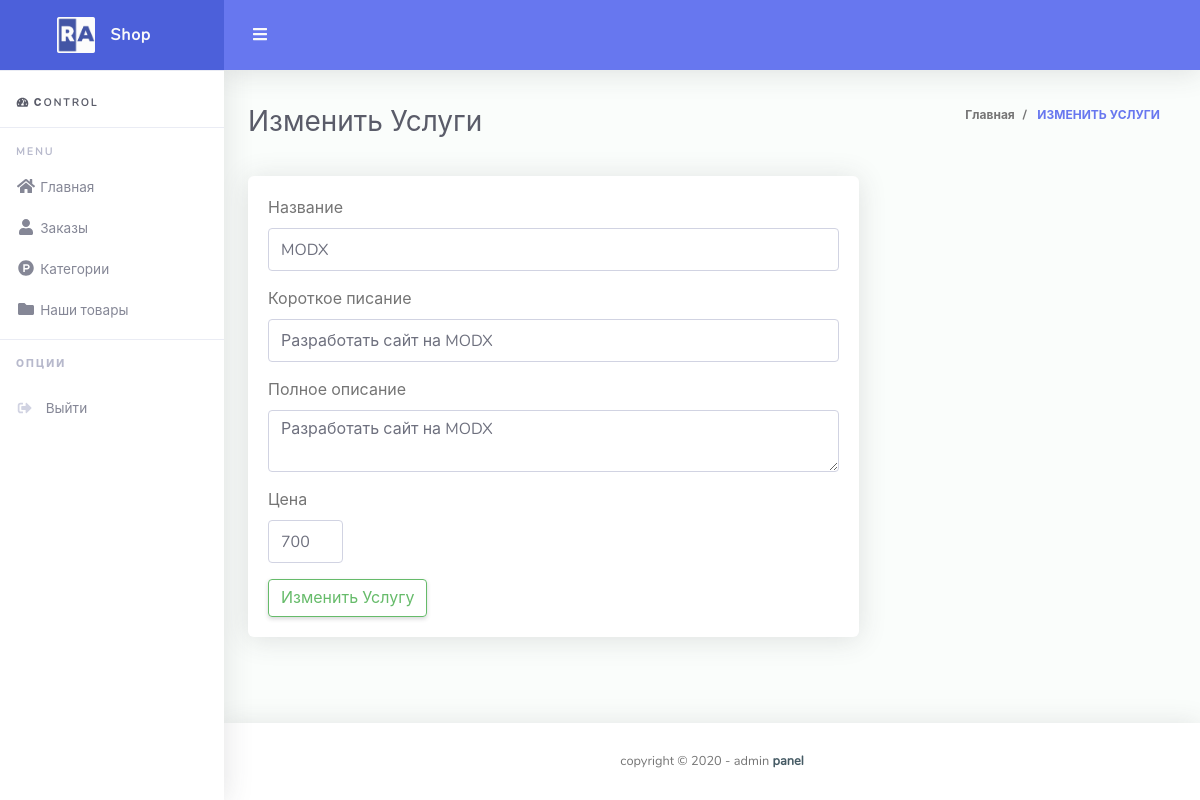
The app's page /admin/options/services/edit_service.php?id=1, older data.
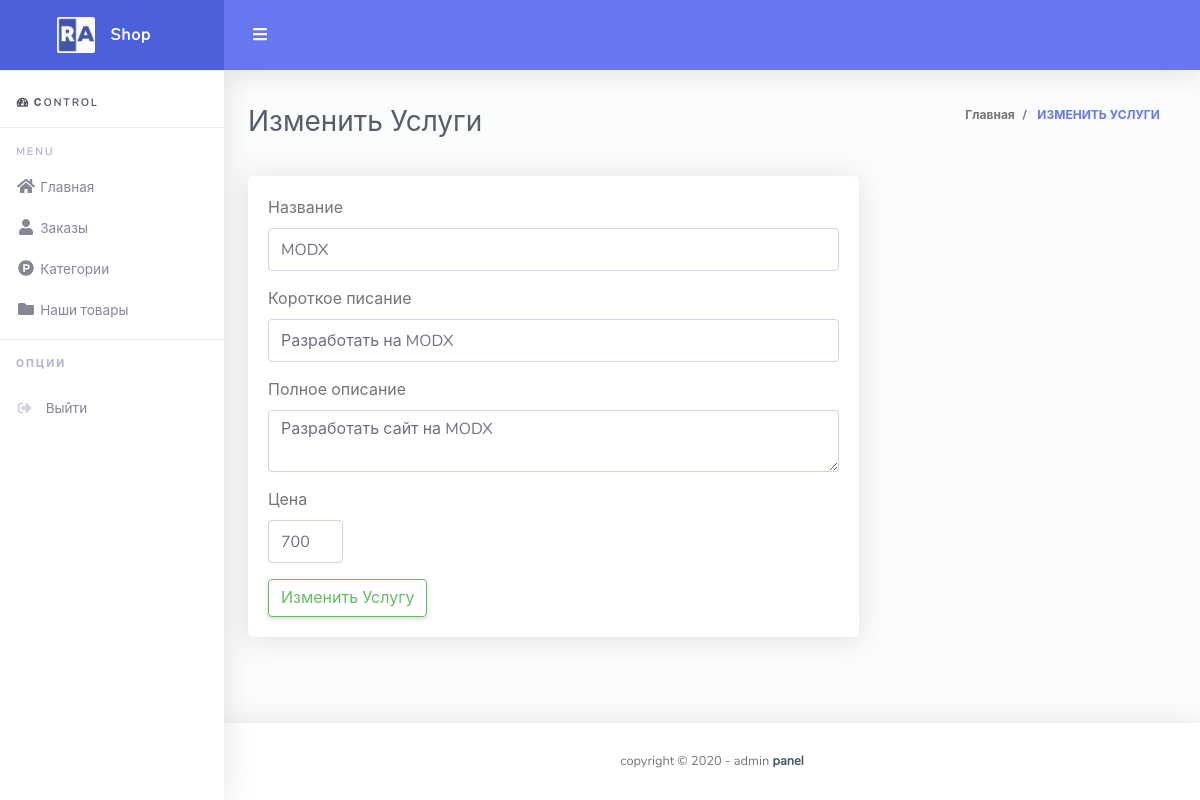
The same page, newer data.
### tables this page shows
CREATE TABLE `services` (
  `id` int(11) NOT NULL,
  `title` varchar(255) NOT NULL,
  `short_description` text NOT NULL,
  `full_description` text NOT NULL,
  `cost` varchar(10) NOT NULL,
  `img` longblob NOT NULL
);

### admin/options/services/edit_service.php (the view, shortened to what this page needs)
<?php
include $_SERVER['DOCUMENT_ROOT'] . "/configs/db.php";
?>
<!DOCTYPE html>
<html lang="en">
<head>
    <?php include $_SERVER['DOCUMENT_ROOT'] . "/admin/parts/head.php" ?>
</head>
<body id="page-top">
<div id="wrapper">
    <?php
    include $_SERVER['DOCUMENT_ROOT'] . "/admin/parts/nav.php"
    ?>
    <div id="content-wrapper" class="d-flex flex-column">
        <div id="content">
            <nav class="navbar navbar-expand navbar-light bg-navbar topbar mb-4 static-top">
                <button id="sidebarToggleTop" class="btn btn-link rounded-circle mr-3">
                    <i class="fa fa-bars"></i>
                </button>
            </nav>
            <div class="container-fluid" id="container-wrapper">
                        <?php
                        include $_SERVER['DOCUMENT_ROOT'] . "/admin/parts/breadcrumb.php"
                        ?>
                <div class="row">
                    <div class="col-md-8">
                        <div class="card">
                            <div class="card-body">
                                <form method="POST" enctype="multipart/form-data">
                                    <div class="row">
                                       <?php
                                            $sql = "SELECT * FROM services WHERE id=" . $_GET['id'];
                                            $result = $connect->query($sql);
                                            $data = mysqli_fetch_assoc($result);
                                            ?>
                                        <div class="col-md-12">
                                            <div class="form-group">
                                                <label>Название</label>
                                                <input name="title" type="text" class="form-control" placeholder="" value="<?php echo $data["title"]; ?>">
                                            </div>
                                        </div>
                                        <div class="col-md-12">
                                            <div class="form-group">
                                                <label>Короткое писание</label>
                                                <input name="short_description" type="text" class="form-control" placeholder="Короткое писание" maxlength="60" value="<?php echo $data["short_description"]; ?>">
                                            </div>
                                        </div>
                                        <div class="col-md-12">
                                            <div class="form-group">
                                                <label>Полное описание</label>
                                                <textarea name="full_description" type="text" class="form-control" value=""><?php echo $data["full_description"]; ?></textarea>
                                            </div>
                                        </div>
                                        <div class="col-md-2">
                                            <div class="form-group">
                                                <label>Цена</label>
                                                <input name="cost" type="text" class="form-control" placeholder="" value="<?php echo $data["cost"]; ?>">
                                            </div>
                                        </div>
                                    </div>
                                    <button name="submit" value="1" type="submit" class="btn btn-outline-success btn-fill pull-right">Изменить Услугу</button>
                                </form>
                            </div>
                        </div>
                    </div>
                </div>
            </div>
        </div>
        <?php include $_SERVER['DOCUMENT_ROOT'] . "/admin/parts/footer.php" ?>
    </div>
</div>
</body>
</html>

Row changes from the older to the newer data that the page shows:
changed services "MODX": short_description "Разработать сайт на MODX" → "Разработать на MODX"
